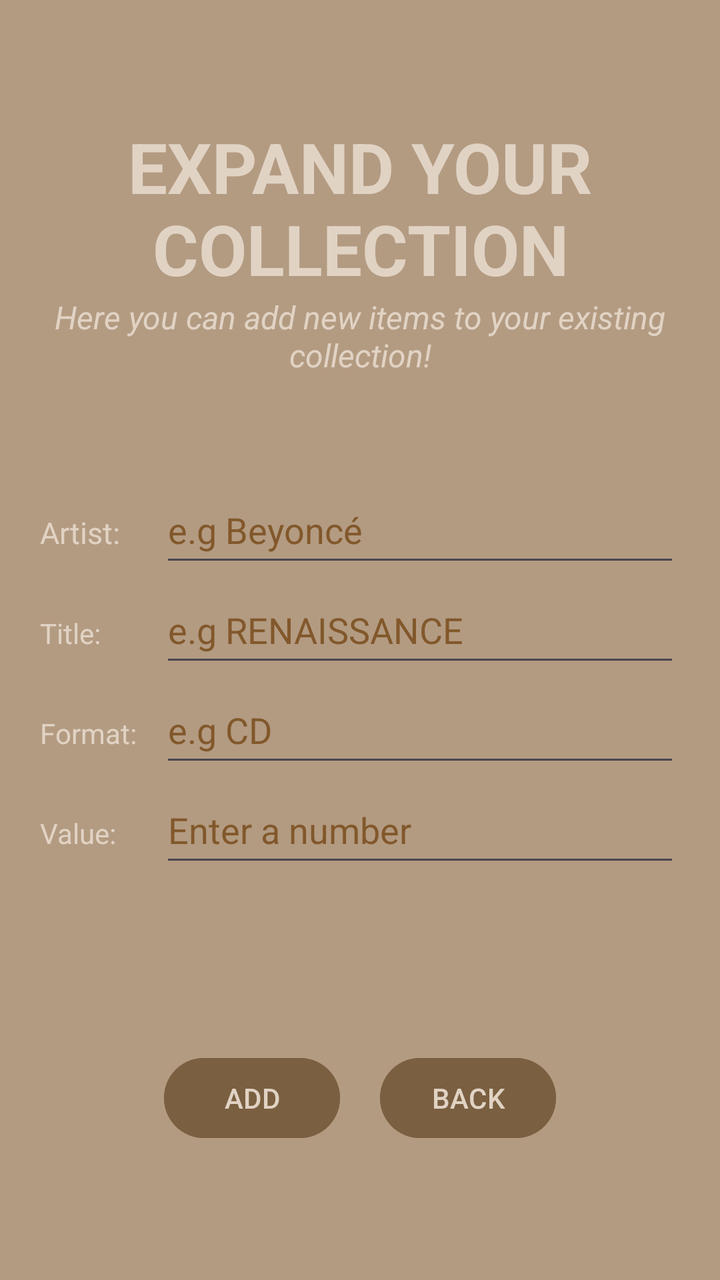
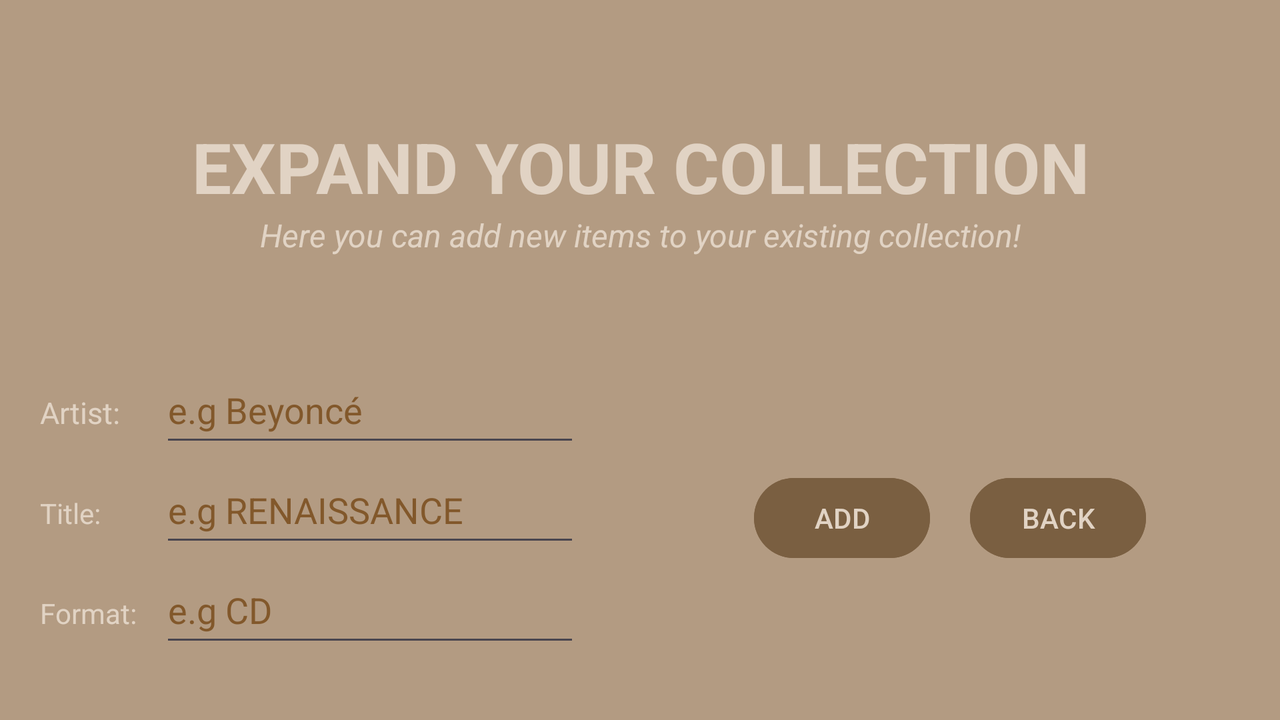

First picture: res/layout/ on a phone held upright. Second picture: the repository's own variant of that layout, on a device whose configuration matches the variant's folder. Source for both follows.
<!-- AndroidManifest.xml: application theme Theme.ABJTTY -->
<!-- res/layout/activity_expand_collection.xml -->
<?xml version="1.0" encoding="utf-8"?>
<LinearLayout xmlns:android="http://schemas.android.com/apk/res/android"
    xmlns:app="http://schemas.android.com/apk/res-auto"
    xmlns:tools="http://schemas.android.com/tools"
    android:layout_width="match_parent"
    android:layout_height="match_parent"
    android:orientation="vertical"
    android:background="@color/custom_background"
    tools:context=".ExpandCollection">

    <TextView
        android:id="@+id/textView6"
        android:layout_width="wrap_content"
        android:layout_height="wrap_content"
        android:paddingTop="60dp"
        android:text="EXPAND YOUR COLLECTION"
        android:textAlignment="center"
        android:textColor="@color/custom_text"
        android:textSize="35sp"
        android:textStyle="bold" />

    <TextView
        android:id="@+id/textView7"
        android:layout_width="wrap_content"
        android:layout_height="wrap_content"
        android:paddingLeft="20dp"
        android:paddingRight="20dp"
        android:paddingBottom="30dp"
        android:text="Here you can add new items to your existing collection!"
        android:textAlignment="center"
        android:textColor="@color/custom_text"
        android:textSize="16sp"
        android:textStyle="italic" />

    <LinearLayout
        android:layout_width="match_parent"
        android:layout_height="wrap_content"
        android:orientation="vertical"
        android:paddingLeft="20dp"
        android:paddingTop="20dp"
        android:paddingRight="20dp"
        android:paddingBottom="20dp">

        <LinearLayout
            android:layout_width="match_parent"
            android:layout_height="wrap_content"
            android:orientation="horizontal">

            <TextView
                android:id="@+id/textView13"
                android:layout_width="60dp"
                android:layout_height="wrap_content"
                android:text="Artist:"
                android:textColor="@color/custom_text"
                android:textSize="15sp" />

            <EditText
                android:id="@+id/artistText"
                android:layout_width="match_parent"
                android:layout_height="50dp"
                android:ems="10"
                android:hint="e.g Beyoncé"
                android:inputType="text"
                android:textColor="@color/custom_text"
                android:textColorHint="@color/custom_text_hint" />
        </LinearLayout>

        <LinearLayout
            android:layout_width="match_parent"
            android:layout_height="wrap_content"
            android:orientation="horizontal">

            <TextView
                android:id="@+id/textView12"
                android:layout_width="60dp"
                android:layout_height="wrap_content"
                android:text="Title:"
                android:textColor="@color/custom_text" />

            <EditText
                android:id="@+id/titleText"
                android:layout_width="match_parent"
                android:layout_height="50dp"
                android:ems="10"
                android:hint="e.g RENAISSANCE"
                android:inputType="text"
                android:textColor="@color/custom_text"
                android:textColorHint="@color/custom_text_hint" />
        </LinearLayout>

        <LinearLayout
            android:layout_width="match_parent"
            android:layout_height="wrap_content"
            android:orientation="horizontal">

            <TextView
                android:id="@+id/textView11"
                android:layout_width="60dp"
                android:layout_height="wrap_content"
                android:text="Format:"
                android:textColor="@color/custom_text" />

            <EditText
                android:id="@+id/formatText"
                android:layout_width="match_parent"
                android:layout_height="50dp"
                android:ems="10"
                android:hint="e.g CD"
                android:inputType="text"
                android:textColor="@color/custom_text"
                android:textColorHint="@color/custom_text_hint" />
        </LinearLayout>

        <LinearLayout
            android:layout_width="match_parent"
            android:layout_height="wrap_content"
            android:orientation="horizontal">

            <TextView
                android:id="@+id/textView8"
                android:layout_width="60dp"
                android:layout_height="wrap_content"
                android:text="Value:"
                android:textColor="@color/custom_text" />

            <EditText
                android:id="@+id/valueNumber"
                android:layout_width="match_parent"
                android:layout_height="50dp"
                android:ems="10"
                android:hint="Enter a number"
                android:inputType="number"
                android:textColor="@color/custom_text"
                android:textColorHint="@color/custom_text_hint" />
        </LinearLayout>

    </LinearLayout>

    <LinearLayout
        android:layout_width="match_parent"
        android:layout_height="match_parent"
        android:gravity="center"
        android:orientation="horizontal">

        <Button
            android:id="@+id/addToCollectionBtn"
            android:layout_width="wrap_content"
            android:layout_height="wrap_content"
            android:layout_marginRight="10dp"
            android:backgroundTint="@color/custom_button"
            android:gravity="center"
            android:text="ADD"
            android:textColor="@color/custom_text" />

        <Button
            android:id="@+id/backBtn"
            android:layout_width="wrap_content"
            android:layout_height="wrap_content"
            android:layout_marginLeft="10dp"
            android:backgroundTint="@color/custom_button"
            android:text="BACK"
            android:textColor="@color/custom_text" />
    </LinearLayout>
</LinearLayout>
<!-- resources referenced by this layout -->
<resources>
  <color name="custom_background">#B39B82</color>
  <color name="custom_button">#7A5F41</color>
  <color name="custom_text">#E1D3C4</color>
  <color name="custom_text_hint">#82582B</color>
  <style name="Theme.ABJTTY" parent="Base.Theme.ABJTTY" />
  <style name="Base.Theme.ABJTTY" parent="Theme.Material3.DayNight.NoActionBar">
          
          
      </style>
</resources>
<!-- res/layout-land/activity_expand_collection.xml (the repository's variant of the layout above) -->
<!-- drawn on the phone turned sideways -->
<?xml version="1.0" encoding="utf-8"?>
<LinearLayout xmlns:android="http://schemas.android.com/apk/res/android"
    xmlns:app="http://schemas.android.com/apk/res-auto"
    xmlns:tools="http://schemas.android.com/tools"
    android:layout_width="match_parent"
    android:layout_height="match_parent"
    android:orientation="vertical"
    android:background="@color/custom_background"
    tools:context=".ExpandCollection">

    <LinearLayout
        android:layout_width="match_parent"
        android:layout_height="wrap_content"
        android:orientation="vertical">

        <TextView
            android:id="@+id/textView6"
            android:layout_width="match_parent"
            android:layout_height="wrap_content"
            android:paddingTop="60dp"
            android:text="EXPAND YOUR COLLECTION"
            android:textAlignment="center"
            android:textColor="@color/custom_text"
            android:textSize="35sp"
            android:textStyle="bold" />

        <TextView
            android:id="@+id/textView7"
            android:layout_width="match_parent"
            android:layout_height="wrap_content"
            android:paddingLeft="20dp"
            android:paddingRight="20dp"
            android:paddingBottom="30dp"
            android:text="Here you can add new items to your existing collection!"
            android:textAlignment="center"
            android:textColor="@color/custom_text"
            android:textSize="16sp"
            android:textStyle="italic" />

    </LinearLayout>

    <LinearLayout
        android:layout_width="match_parent"
        android:layout_height="match_parent"
        android:orientation="horizontal">

        <LinearLayout
            android:layout_width="wrap_content"
            android:layout_height="match_parent"
            android:orientation="vertical"
            android:paddingLeft="20dp"
            android:paddingTop="20dp"
            android:paddingRight="20dp"
            android:paddingBottom="20dp">

            <LinearLayout
                android:layout_width="match_parent"
                android:layout_height="wrap_content"
                android:orientation="horizontal">

                <TextView
                    android:id="@+id/textView13"
                    android:layout_width="60dp"
                    android:layout_height="wrap_content"
                    android:text="Artist:"
                    android:textColor="@color/custom_text"
                    android:textSize="15sp" />

                <EditText
                    android:id="@+id/artistText"
                    android:layout_width="match_parent"
                    android:layout_height="50dp"
                    android:ems="10"
                    android:hint="e.g Beyoncé"
                    android:inputType="text"
                    android:textColor="@color/custom_text"
                    android:textColorHint="@color/custom_text_hint" />
            </LinearLayout>

            <LinearLayout
                android:layout_width="match_parent"
                android:layout_height="wrap_content"
                android:orientation="horizontal">

                <TextView
                    android:id="@+id/textView12"
                    android:layout_width="60dp"
                    android:layout_height="wrap_content"
                    android:text="Title:"
                    android:textColor="@color/custom_text" />

                <EditText
                    android:id="@+id/titleText"
                    android:layout_width="match_parent"
                    android:layout_height="50dp"
                    android:ems="10"
                    android:hint="e.g RENAISSANCE"
                    android:inputType="text"
                    android:textColor="@color/custom_text"
                    android:textColorHint="@color/custom_text_hint" />
            </LinearLayout>

            <LinearLayout
                android:layout_width="match_parent"
                android:layout_height="wrap_content"
                android:orientation="horizontal">

                <TextView
                    android:id="@+id/textView11"
                    android:layout_width="60dp"
                    android:layout_height="wrap_content"
                    android:text="Format:"
                    android:textColor="@color/custom_text" />

                <EditText
                    android:id="@+id/formatText"
                    android:layout_width="match_parent"
                    android:layout_height="50dp"
                    android:ems="10"
                    android:hint="e.g CD"
                    android:inputType="text"
                    android:textColor="@color/custom_text"
                    android:textColorHint="@color/custom_text_hint" />
            </LinearLayout>

            <LinearLayout
                android:layout_width="match_parent"
                android:layout_height="wrap_content"
                android:orientation="horizontal">

                <TextView
                    android:id="@+id/textView8"
                    android:layout_width="60dp"
                    android:layout_height="wrap_content"
                    android:text="Value:"
                    android:textColor="@color/custom_text" />

                <EditText
                    android:id="@+id/valueNumber"
                    android:layout_width="match_parent"
                    android:layout_height="50dp"
                    android:ems="10"
                    android:hint="Enter a number"
                    android:inputType="number"
                    android:textColor="@color/custom_text"
                    android:textColorHint="@color/custom_text_hint" />
            </LinearLayout>

        </LinearLayout>

        <LinearLayout
            android:layout_width="match_parent"
            android:layout_height="match_parent"
            android:gravity="center"
            android:orientation="horizontal">

            <Button
                android:id="@+id/addToCollectionBtn"
                android:layout_width="wrap_content"
                android:layout_height="wrap_content"
                android:layout_marginRight="10dp"
                android:backgroundTint="@color/custom_button"
                android:gravity="center"
                android:text="ADD"
                android:textColor="@color/custom_text" />

            <Button
                android:id="@+id/backBtn"
                android:layout_width="wrap_content"
                android:layout_height="wrap_content"
                android:layout_marginLeft="10dp"
                android:backgroundTint="@color/custom_button"
                android:text="BACK"
                android:textColor="@color/custom_text" />

        </LinearLayout>
    </LinearLayout>

</LinearLayout>
